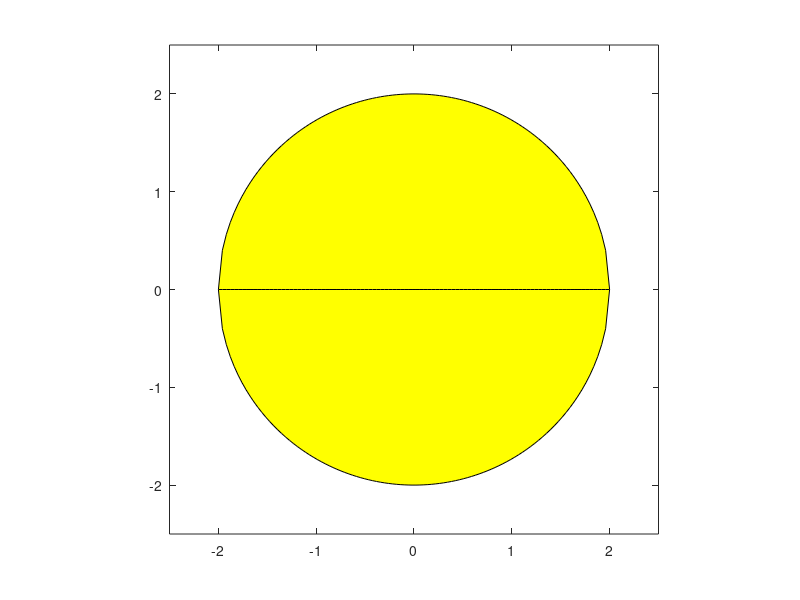

Reproduce this figure in MATLAB. (Note: this script raises an error after producing the figure.)
clc; clear; close all;

x = linspace(-2, 2);
y1 = sqrt(4-x.^2);
y2 = -y1;

% plot(x, y1, x, y2)
area(x, min([y1; y2]), 'FaceColor', 'y')
hold on
area(x, max([y1; y2]), 'FaceColor', 'y')
axis([-2.5,2.5,-2.5,2.5])
axis equal
title("$1) \ x,y\in \mathcal{S} ,\mathcal{S} = \{ x,y \in \mathbf{R} , x^2+y^2 \leq 4 \}$", Interpreter="latex")
hold off
